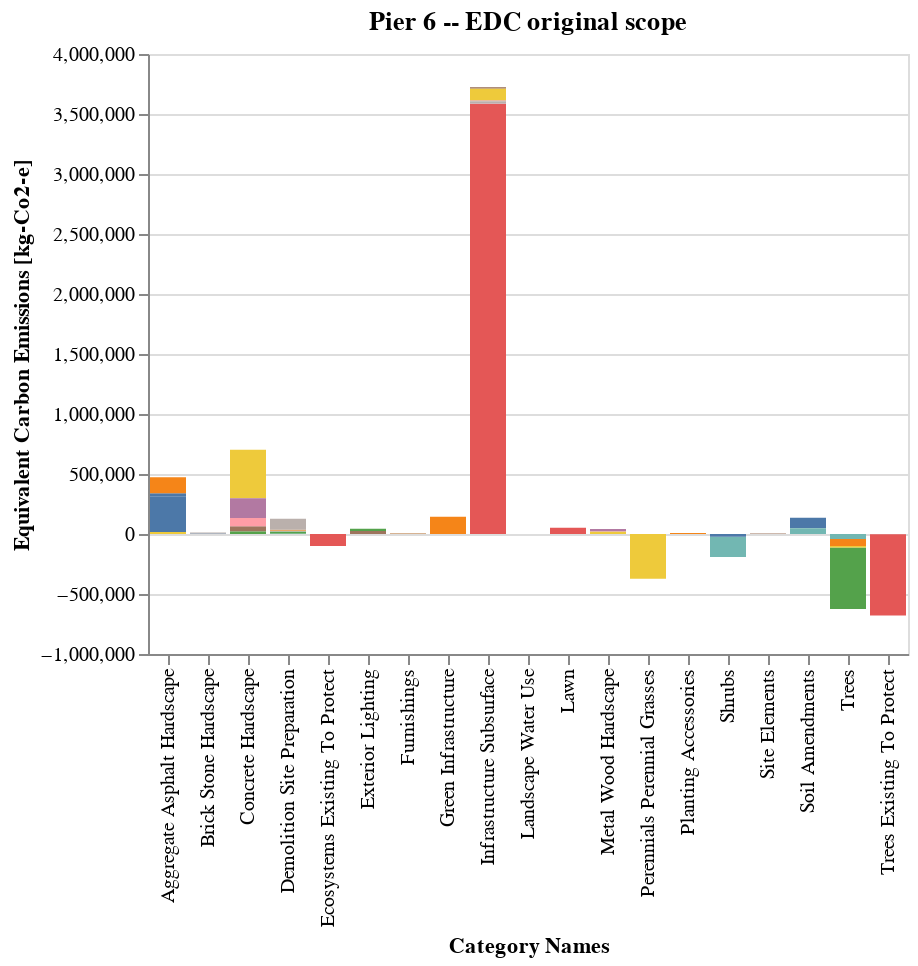

Notebook code cell kept with this figure:
### Code cell
charts[0].show()

### Figure 1 — Vega-Lite specification as saved in the notebook (floating-point values rounded to 4 significant figures)
{"config": {"view": {"continuousWidth": 300, "continuousHeight": 300}}, "data": {"name": "data-85a9582e242a688df21bfc2e83b6c153"}, "mark": {"type": "bar"}, "encoding": {"color": {"field": "ELEMENT", "legend": null, "type": "nominal"}, "tooltip": {"field": "ELEMENT", "type": "nominal"}, "x": {"field": "CATEGORY", "title": "Category Names", "type": "nominal"}, "y": {"aggregate": "sum", "field": "VALUE", "title": "Equivalent Carbon Emissions [kg-Co2-e]", "type": "quantitative"}}, "title": "Pier 6 -- EDC original scope", "$schema": "https://vega.github.io/schema/vega-lite/v5.20.1.json", "datasets": {"data-85a9582e242a688df21bfc2e83b6c153": [{"SECTION": "Carbon Impact", "TYPE": "Embodied Carbon Emissions", "CATEGORY": "Aggregate Asphalt Hardscape", "ELEMENT": "Rip-rap (Armor Rock)", "VALUE": 298086, "UNIT": "kgCO₂e"}, {"SECTION": "Carbon Impact", "TYPE": "Embodied Carbon Emissions", "CATEGORY": "Aggregate Asphalt Hardscape", "ELEMENT": "Stabilized Crushed Stone Paving - 4\" (100mm) Depth", "VALUE": 15684, "UNIT": "kgCO₂e"}, {"SECTION": "Carbon Impact", "TYPE": "Embodied Carbon Emissions", "CATEGORY": "Aggregate Asphalt Hardscape", "ELEMENT": "Compacted Aggregate Base", "VALUE": 26084, "UNIT": "kgCO₂e"}, {"SECTION": "Carbon Impact", "TYPE": "Embodied Carbon Emissions", "CATEGORY": "Aggregate Asphalt Hardscape", "ELEMENT": "Asphalt Paving", "VALUE": 133262, "UNIT": "kgCO₂e"}, {"SECTION": "Carbon Impact", "TYPE": "Embodied Carbon Emissions", "CATEGORY": "Brick Stone Hardscape", "ELEMENT": "Stone Steps", "VALUE": 5061, "UNIT": "kgCO₂e"}, {"SECTION": "Carbon Impact", "TYPE": "Embodied Carbon Emissions", "CATEGORY": "Brick Stone Hardscape", "ELEMENT": "Stone Paving or Pavers", "VALUE": 8166, "UNIT": "kgCO₂e"}, {"SECTION": "Carbon Impact", "TYPE": "Embodied Carbon Emissions", "CATEGORY": "Concrete Hardscape", "ELEMENT": "Cast-in-Place Concrete Paving", "VALUE": 324784, "UNIT": "kgCO₂e"}, {"SECTION": "Carbon Impact", "TYPE": "Embodied Carbon Emissions", "CATEGORY": "Concrete Hardscape", "ELEMENT": "Precast Concrete Unit Pavers", "VALUE": 43546, "UNIT": "kgCO₂e"}, {"SECTION": "Carbon Impact", "TYPE": "Embodied Carbon Emissions", "CATEGORY": "Concrete Hardscape", "ELEMENT": "Cast-in-Place Concrete Paving", "VALUE": 78609, "UNIT": "kgCO₂e"}, {"SECTION": "Carbon Impact", "TYPE": "Embodied Carbon Emissions", "CATEGORY": "Concrete Hardscape", "ELEMENT": "Welded Wire Mesh (Fabric) Reinforcement", "VALUE": 20359, "UNIT": "kgCO₂e"}, {"SECTION": "Carbon Impact", "TYPE": "Embodied Carbon Emissions", "CATEGORY": "Concrete Hardscape", "ELEMENT": "Cast-in-Place Concrete Wall", "VALUE": 3823, "UNIT": "kgCO₂e"}, {"SECTION": "Carbon Impact", "TYPE": "Embodied Carbon Emissions", "CATEGORY": "Concrete Hardscape", "ELEMENT": "Precast Concrete Stairs", "VALUE": 60525, "UNIT": "kgCO₂e"}, {"SECTION": "Carbon Impact", "TYPE": "Embodied Carbon Emissions", "CATEGORY": "Concrete Hardscape", "ELEMENT": "Cast-in-Place Concrete Spread Footing (Foundation)", "VALUE": 166264, "UNIT": "kgCO₂e"}, {"SECTION": "Carbon Impact", "TYPE": "Embodied Carbon Emissions", "CATEGORY": "Concrete Hardscape", "ELEMENT": "Cast-in-Place Concrete Wall", "VALUE": 4092, "UNIT": "kgCO₂e"}, {"SECTION": "Carbon Impact", "TYPE": "Embodied Carbon Emissions", "CATEGORY": "Demolition Site Preparation", "ELEMENT": "Concrete Paving or Slab Demolition", "VALUE": 8308, "UNIT": "kgCO₂e"}, {"SECTION": "Carbon Impact", "TYPE": "Embodied Carbon Emissions", "CATEGORY": "Demolition Site Preparation", "ELEMENT": "Clearing and Grubbing", "VALUE": 91285, "UNIT": "kgCO₂e"}, {"SECTION": "Carbon Impact", "TYPE": "Embodied Carbon Emissions", "CATEGORY": "Demolition Site Preparation", "ELEMENT": "Site Regrading", "VALUE": 17803, "UNIT": "kgCO₂e"}, {"SECTION": "Carbon Impact", "TYPE": "Embodied Carbon Emissions", "CATEGORY": "Demolition Site Preparation", "ELEMENT": "Removal of Site Soil (off-haul)", "VALUE": 8034, "UNIT": "kgCO₂e"}, {"SECTION": "Carbon Impact", "TYPE": "Embodied Carbon Emissions", "CATEGORY": "Demolition Site Preparation", "ELEMENT": "Trenching and Backfilling", "VALUE": 2225, "UNIT": "kgCO₂e"}, {"SECTION": "Carbon Impact", "TYPE": "Embodied Carbon Emissions", "CATEGORY": "Exterior Lighting", "ELEMENT": "Light Pole Luminaire", "VALUE": 25155, "UNIT": "kgCO₂e"}, {"SECTION": "Carbon Impact", "TYPE": "Embodied Carbon Emissions", "CATEGORY": "Exterior Lighting", "ELEMENT": "Galvanized Steel Light Pole", "VALUE": 18816, "UNIT": "kgCO₂e"}, {"SECTION": "Carbon Impact", "TYPE": "Embodied Carbon Emissions", "CATEGORY": "Furnishings", "ELEMENT": "STRIPES bench (semi-circle, closed)", "VALUE": 2222, "UNIT": "kgCO₂e"}, {"SECTION": "Carbon Impact", "TYPE": "Embodied Carbon Emissions", "CATEGORY": "Furnishings", "ELEMENT": "CITY litter bin (150L curved)", "VALUE": 2199, "UNIT": "kgCO₂e"}, {"SECTION": "Carbon Impact", "TYPE": "Embodied Carbon Emissions", "CATEGORY": "Furnishings", "ELEMENT": "BERG picnic table", "VALUE": 1648, "UNIT": "kgCO₂e"}, {"SECTION": "Carbon Impact", "TYPE": "Embodied Carbon Emissions", "CATEGORY": "Green Infrastructure", "ELEMENT": "Swale", "VALUE": 144227, "UNIT": "kgCO₂e"}, {"SECTION": "Carbon Impact", "TYPE": "Embodied Carbon Emissions", "CATEGORY": "Infrastructure Subsurface", "ELEMENT": "Sheet Pile", "VALUE": 3585625, "UNIT": "kgCO₂e"}, {"SECTION": "Carbon Impact", "TYPE": "Embodied Carbon Emissions", "CATEGORY": "Infrastructure Subsurface", "ELEMENT": "Silt Fence", "VALUE": 100, "UNIT": "kgCO₂e"}, {"SECTION": "Carbon Impact", "TYPE": "Embodied Carbon Emissions", "CATEGORY": "Infrastructure Subsurface", "ELEMENT": "Gravel", "VALUE": 99982, "UNIT": "kgCO₂e"}, {"SECTION": "Carbon Impact", "TYPE": "Embodied Carbon Emissions", "CATEGORY": "Infrastructure Subsurface", "ELEMENT": "Electrical Conduit", "VALUE": 11077, "UNIT": "kgCO₂e"}, {"SECTION": "Carbon Impact", "TYPE": "Embodied Carbon Emissions", "CATEGORY": "Infrastructure Subsurface", "ELEMENT": "Irrigation Lateral Line", "VALUE": 4788, "UNIT": "kgCO₂e"}, {"SECTION": "Carbon Impact", "TYPE": "Embodied Carbon Emissions", "CATEGORY": "Infrastructure Subsurface", "ELEMENT": "Catch Basin - Plastic", "VALUE": 1848, "UNIT": "kgCO₂e"}, {"SECTION": "Carbon Impact", "TYPE": "Embodied Carbon Emissions", "CATEGORY": "Infrastructure Subsurface", "ELEMENT": "Perforated Drain Pipe", "VALUE": 1257, "UNIT": "kgCO₂e"}, {"SECTION": "Carbon Impact", "TYPE": "Embodied Carbon Emissions", "CATEGORY": "Infrastructure Subsurface", "ELEMENT": "Electrical Transformer Vault", "VALUE": 157, "UNIT": "kgCO₂e"}, {"SECTION": "Carbon Impact", "TYPE": "Embodied Carbon Emissions", "CATEGORY": "Infrastructure Subsurface", "ELEMENT": "Irrigation Gate Valve", "VALUE": 247, "UNIT": "kgCO₂e"}, {"SECTION": "Carbon Impact", "TYPE": "Embodied Carbon Emissions", "CATEGORY": "Infrastructure Subsurface", "ELEMENT": "Maintenance Hole Cover", "VALUE": 0, "UNIT": "kgCO₂e"}, {"SECTION": "Carbon Impact", "TYPE": "Embodied Carbon Emissions", "CATEGORY": "Infrastructure Subsurface", "ELEMENT": "Maintenance Hole - 48\" Diameter", "VALUE": 19521, "UNIT": "kgCO₂e"}, {"SECTION": "Carbon Impact", "TYPE": "Embodied Carbon Emissions", "CATEGORY": "Infrastructure Subsurface", "ELEMENT": "Drainage Pipe - Typical", "VALUE": 290, "UNIT": "kgCO₂e"}, {"SECTION": "Carbon Impact", "TYPE": "Embodied Carbon Emissions", "CATEGORY": "Metal Wood Hardscape", "ELEMENT": "Steel Guardrail", "VALUE": 14345, "UNIT": "kgCO₂e"}, {"SECTION": "Carbon Impact", "TYPE": "Embodied Carbon Emissions", "CATEGORY": "Metal Wood Hardscape", "ELEMENT": "Steel Handrail", "VALUE": 1119, "UNIT": "kgCO₂e"}, {"SECTION": "Carbon Impact", "TYPE": "Embodied Carbon Emissions", "CATEGORY": "Metal Wood Hardscape", "ELEMENT": "Wood Post", "VALUE": 19032, "UNIT": "kgCO₂e"}, {"SECTION": "Carbon Impact", "TYPE": "Embodied Carbon Emissions", "CATEGORY": "Metal Wood Hardscape", "ELEMENT": "Steel Guardrail", "VALUE": 6735, "UNIT": "kgCO₂e"}, {"SECTION": "Carbon Impact", "TYPE": "Embodied Carbon Emissions", "CATEGORY": "Planting Accessories", "ELEMENT": "Metal Edge Restraint", "VALUE": 9130, "UNIT": "kgCO₂e"}, {"SECTION": "Carbon Impact", "TYPE": "Embodied Carbon Emissions", "CATEGORY": "Site Elements", "ELEMENT": "Stone Boulders", "VALUE": 4613, "UNIT": "kgCO₂e"}, {"SECTION": "Carbon Impact", "TYPE": "Embodied Carbon Emissions", "CATEGORY": "Soil Amendments", "ELEMENT": "Amended Planting Soil", "VALUE": 88228, "UNIT": "kgCO₂e"}, {"SECTION": "Carbon Impact", "TYPE": "Embodied Carbon Emissions", "CATEGORY": "Soil Amendments", "ELEMENT": "Biofiltration Soil 70-15-15", "VALUE": 48058, "UNIT": "kgCO₂e"}, {"SECTION": "Carbon Impact", "TYPE": "Biogenic (Sequestration + Emissions)", "CATEGORY": "Ecosystems Existing To Protect", "ELEMENT": "Temperate Continental Forest", "VALUE": -100145, "UNIT": "kgCO₂e"}, {"SECTION": "Carbon Impact", "TYPE": "Biogenic (Sequestration + Emissions)", "CATEGORY": "Lawn", "ELEMENT": "Moderate Management Lawn", "VALUE": 52754, "UNIT": "kgCO₂e"}, {"SECTION": "Carbon Impact", "TYPE": "Biogenic (Sequestration + Emissions)", "CATEGORY": "Perennials Perennial Grasses", "ELEMENT": "Perennials / Perennial Grasses", "VALUE": -297923, "UNIT": "kgCO₂e"}, {"SECTION": "Carbon Impact", "TYPE": "Biogenic (Sequestration + Emissions)", "CATEGORY": "Perennials Perennial Grasses", "ELEMENT": "Perennials / Perennial Grasses", "VALUE": -74328, "UNIT": "kgCO₂e"}, {"SECTION": "Carbon Impact", "TYPE": "Biogenic (Sequestration + Emissions)", "CATEGORY": "Shrubs", "ELEMENT": "Deciduous Large Shrub", "VALUE": -167760, "UNIT": "kgCO₂e"}, {"SECTION": "Carbon Impact", "TYPE": "Biogenic (Sequestration + Emissions)", "CATEGORY": "Shrubs", "ELEMENT": "Evergreen Large Shrub", "VALUE": -23340, "UNIT": "kgCO₂e"}, {"SECTION": "Carbon Impact", "TYPE": "Biogenic (Sequestration + Emissions)", "CATEGORY": "Trees", "ELEMENT": "Deciduous Large Tree", "VALUE": -423290, "UNIT": "kgCO₂e"}, {"SECTION": "Carbon Impact", "TYPE": "Biogenic (Sequestration + Emissions)", "CATEGORY": "Trees", "ELEMENT": "Deciduous Medium Tree", "VALUE": -10720, "UNIT": "kgCO₂e"}, {"SECTION": "Carbon Impact", "TYPE": "Biogenic (Sequestration + Emissions)", "CATEGORY": "Trees", "ELEMENT": "Evergreen Medium Tree", "VALUE": -41745, "UNIT": "kgCO₂e"}, {"SECTION": "Carbon Impact", "TYPE": "Biogenic (Sequestration + Emissions)", "CATEGORY": "Trees", "ELEMENT": "Deciduous Large Tree", "VALUE": -90998, "UNIT": "kgCO₂e"}, {"SECTION": "Carbon Impact", "TYPE": "Biogenic (Sequestration + Emissions)", "CATEGORY": "Trees", "ELEMENT": "Evergreen Large Tree", "VALUE": -59275, "UNIT": "kgCO₂e"}, {"SECTION": "Carbon Impact", "TYPE": "Biogenic (Sequestration + Emissions)", "CATEGORY": "Trees Existing To Protect", "ELEMENT": "Deciduous Large (~16-20yrs)", "VALUE": -675130, "UNIT": "kgCO₂e"}, {"SECTION": "Carbon Impact", "TYPE": "Biogenic (Sequestration + Emissions)", "CATEGORY": "Trees Existing To Protect", "ELEMENT": "Evergreen Medium (~11-15yrs)", "VALUE": -4820, "UNIT": "kgCO₂e"}, {"SECTION": "Carbon Impact", "TYPE": "Operational Emissions", "CATEGORY": "Landscape Water Use", "ELEMENT": "Moderate Water Use", "VALUE": 0, "UNIT": "kgCO₂e"}, {"SECTION": "Carbon Impact", "TYPE": "Operational Emissions", "CATEGORY": "Landscape Water Use", "ELEMENT": "Electric Trimmers / Edgers / Cutters", "VALUE": 0, "UNIT": "kgCO₂e"}, {"SECTION": "Carbon Impact", "TYPE": "Operational Emissions", "CATEGORY": "Landscape Water Use", "ELEMENT": "Organic Mulch Yearly Reapplication", "VALUE": 0, "UNIT": "kgCO₂e"}]}}
